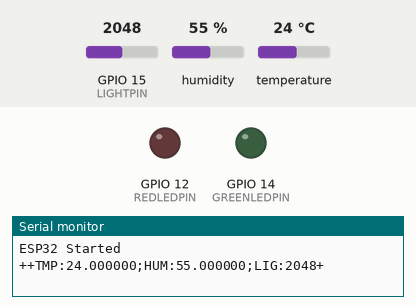
The sketch below on a simulated ESP32. Shown: output pins drawn as LEDs (lit = HIGH), the last lines printed to the serial monitor. The test bench sets the inputs (shaded band); at power-on: GPIO 15 (LIGHTPIN) = 2048, humidity 55 %, temperature 24 °C. EEPROM starts erased.

Above: at 2.8 s.
2.9 s: GPIO 15 (LIGHTPIN) set to 770
At 5.4 s:
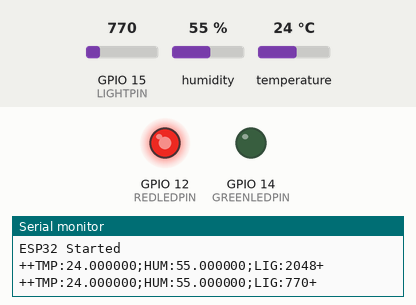
6.4 s: GPIO 15 (LIGHTPIN) set to 657
At 8.6 s:
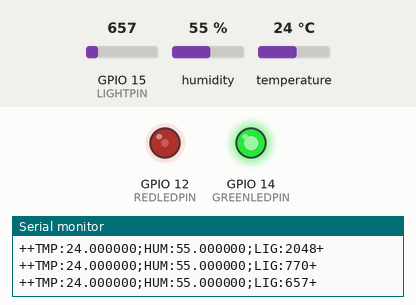
At 11.9 s:
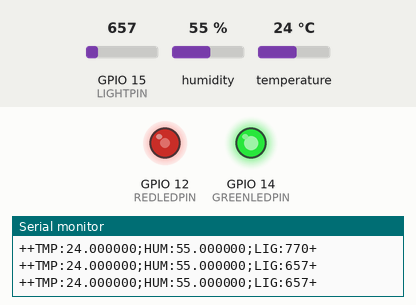
Timing chart, 0 to 62.4 s (numbered marks = the images above; inputs shaded):
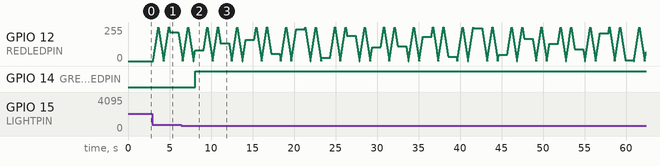

The sketch:

poit_esp32.ino
```cpp
#include <DHT.h>
#include <string.h>
#include <stdlib.h>
#include <Preferences.h>


#define DHTPIN 2
#define REDLEDPIN 12
#define GREENLEDPIN 14
#define LIGHTPIN 15
#define SERIALBUFLEN 200
#define SERIALARGLEN 16
#define NVSNAME "POITsensor"

Preferences NVS;
DHT dhtstruct(DHTPIN, DHT11);

int cycle;
int cyclesForReadings;
int greenLightLevel;
int redLedOut;
int redLedRise;
int redLedStep;
float redLedTemp;
float redLedHumid;
float curTemp;
float curHumid;
int curLight;
char serialInBuf[SERIALBUFLEN + 1];
char serialOutBuf[SERIALBUFLEN + 1];
char serialArg1[SERIALARGLEN + 1];
char serialArg2[SERIALARGLEN + 1];


void setup() {
  Serial.begin(9600);
  Serial.println("");
  Serial.println("ESP32 Started");

  redLedRise = 1;
  redLedOut = 0;
  redLedStep = 8;
  redLedTemp = 0;
  redLedHumid = 0;
  curTemp = 0;
  curHumid = 0;
  curLight = 0;
  cycle = 0;
  cyclesForReadings = 100;
  greenLightLevel = 700;

  dhtstruct.begin();
  pinMode(GREENLEDPIN, OUTPUT);
  ledcSetup(0, 5000, 8);
  ledcAttachPin(REDLEDPIN, 0);

  digitalWrite(GREENLEDPIN, redLedOut);
  ledcWrite(0, 0);

  memset(serialInBuf, 0, SERIALBUFLEN + 1);
  memset(serialOutBuf, 0, SERIALBUFLEN + 1);
  memset(serialArg1, 0, SERIALARGLEN + 1);
  memset(serialArg2, 0, SERIALARGLEN + 1);

  NVS.begin(NVSNAME, false);
  redLedStep = NVS.getInt("RLS", 8);
  NVS.putInt("RLS", redLedStep);
  redLedTemp = NVS.getFloat("RLT", 0);
  NVS.putFloat("RLT", redLedTemp);
  redLedHumid = NVS.getFloat("RLH", 0);
  NVS.putFloat("RLH", redLedHumid);
  cyclesForReadings = NVS.getInt("CFR", 100);
  NVS.putInt("CFR", cyclesForReadings);
  greenLightLevel = NVS.getInt("GLL", 700);
  NVS.putInt("GLL", greenLightLevel);
  NVS.end();
}

void loop() {
  if (cycle >= cyclesForReadings) {
    cycle = 0;
    getEnviroReadings();
    readSerial();
  } else {
    cycle++;
  }
  redLed();
  delay(20);
}

void getEnviroReadings() {
  curTemp = dhtstruct.readTemperature();
  curHumid = dhtstruct.readHumidity();
  curLight = analogRead(LIGHTPIN);

  /*
  Serial.print("Temperature: ");
  Serial.println(curTemp);
  Serial.print("Humidity: ");
  Serial.println(curHumid);
  Serial.print("Light: ");
  Serial.println(curLight);
  Serial.println("");
  */

  memset(serialOutBuf, 0, SERIALBUFLEN + 1);
  sprintf(serialOutBuf, "++TMP:%f;HUM:%f;LIG:%d+", curTemp, curHumid, curLight);
  Serial.println(serialOutBuf);

  if (curLight < greenLightLevel) {
    digitalWrite(GREENLEDPIN, 1);
  } else {
    digitalWrite(GREENLEDPIN, 0);
  }
}

void redLed() {
  if (curTemp > redLedTemp || curHumid > redLedHumid) {
    if (redLedRise) {
      redLedOut += redLedStep;
    } else {
      redLedOut -= redLedStep;
    }
    if (redLedOut >= 255) {
      redLedOut = 255;
      redLedRise = 0;
    } else if (redLedOut <= 0) {
      redLedOut = 0;
      redLedRise = 1;
    }
    ledcWrite(0, redLedOut);
  } else {
    ledcWrite(0, 0);
  }
}

void readSerial() {
  int i;
  memset(serialInBuf, 0, SERIALBUFLEN);
  memset(serialArg1, 0, SERIALARGLEN);
  memset(serialArg2, 0, SERIALARGLEN);
  Serial.read(serialInBuf, SERIALBUFLEN);
  for (i = 0; i < SERIALBUFLEN - 1; i++) {
    if (serialInBuf[i] == '#' && serialInBuf[i + 1] == '#') {
      i += 2;
      int j = 0;
      while (serialInBuf[i] != '#') {
        serialArg1[j] = serialInBuf[i];
        j++;
        i++;
      }
      i++;
      j = 0;
      while (serialInBuf[i] != '#') {
        serialArg2[j] = serialInBuf[i];
        j++;
        i++;
      }
      i++;
      if (strcmp(serialArg1, "RLS") == 0) {
        redLedStep = atoi(serialArg2);
        NVS.begin(NVSNAME);
        NVS.putInt("RLS", redLedStep);
        NVS.end();
      }
      if (strcmp(serialArg1, "RLT") == 0) {
        redLedTemp = strtof(serialArg2, NULL);
        NVS.begin(NVSNAME);
        NVS.putFloat("RLT", redLedTemp);
        NVS.end();
      }
      if (strcmp(serialArg1, "RLH") == 0) {
        redLedHumid = strtof(serialArg2, NULL);
        NVS.begin(NVSNAME);
        NVS.putFloat("RLH", redLedHumid);
        NVS.end();
      }
      if (strcmp(serialArg1, "CFR") == 0) {
        cyclesForReadings = atoi(serialArg2);
        NVS.begin(NVSNAME);
        NVS.putInt("CFR", cyclesForReadings);
        NVS.end();
      }
      if (strcmp(serialArg1, "GLL") == 0) {
        greenLightLevel = atoi(serialArg2);
        NVS.begin(NVSNAME);
        NVS.putInt("GLL", greenLightLevel);
        NVS.end();
      }
      if (strcmp(serialArg1, "RESET") == 0) {
        NVS.begin(NVSNAME);
        NVS.clear();
        NVS.end();
      }
      if (strcmp(serialArg1, "GETVARF") == 0) {
        memset(serialOutBuf, 0, SERIALBUFLEN + 1);
        NVS.begin(NVSNAME, true);
        sprintf(serialOutBuf, "++VAR:%f+", NVS.getFloat(serialArg2, -1234));
        Serial.println(serialOutBuf);
        NVS.end();
      }
      if (strcmp(serialArg1, "GETVARI") == 0) {
        memset(serialOutBuf, 0, SERIALBUFLEN + 1);
        NVS.begin(NVSNAME, true);
        sprintf(serialOutBuf, "++VAR:%d+", NVS.getInt(serialArg2, -1234));
        Serial.println(serialOutBuf);
        NVS.end();
      }
      memset(serialArg1, 0, SERIALARGLEN);
      memset(serialArg2, 0, SERIALARGLEN);
    }
  }
}
```

Measured:
- the behaviour switches between 700 and 699 on GPIO 15 (LIGHTPIN) (found by bisection; images 1 and 2)
- after the input at 6.4 s, GPIO 14 (GREENLEDPIN): LOW → HIGH after 1.7 s
